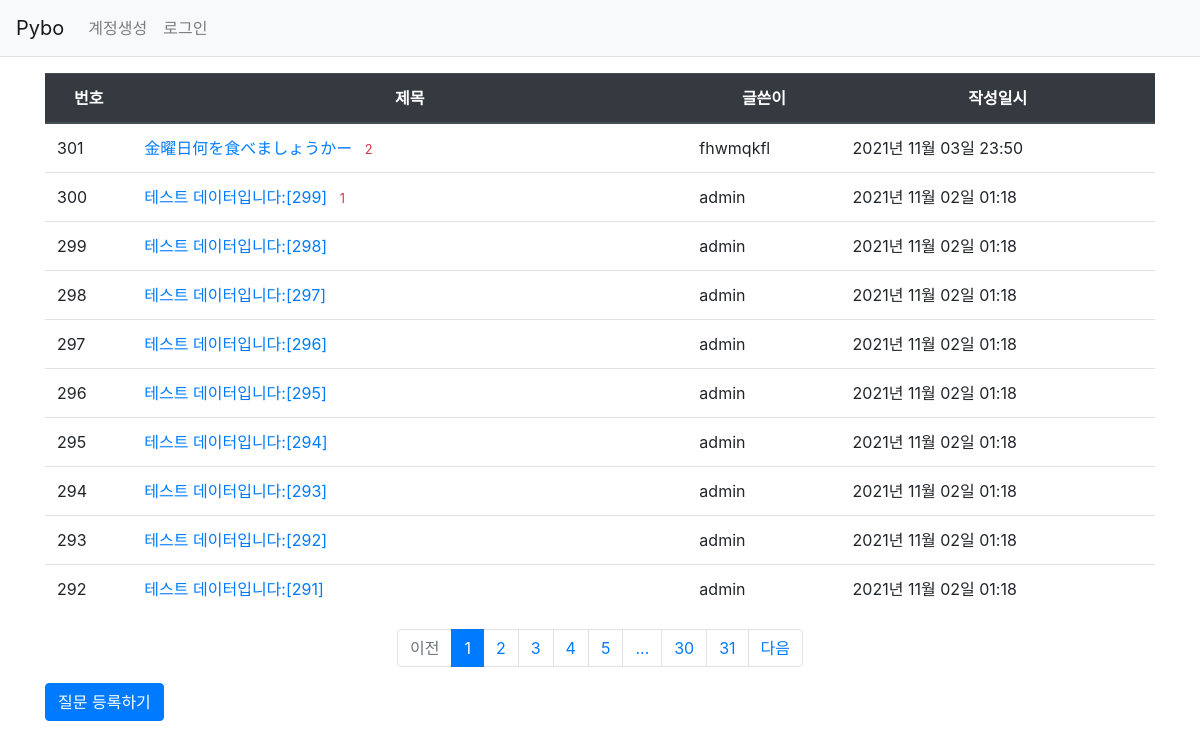
Page /question/list/ on the committed database.
### pybo/models.py (models this page shows)
class Question(db.Model):
    id = db.Column(db.Integer, primary_key=True)
    subject = db.Column(db.String(200), nullable=False)
    content = db.Column(db.Text(), nullable=False)
    create_date = db.Column(db.DateTime(), nullable=False)
    user_id = db.Column(db.Integer, db.ForeignKey('user.id', ondelete='CASCADE'), nullable=False)
    user = db.relationship('User', backref=db.backref('question_set'))
    modify_date = db.Column(db.DateTime(), nullable=True)

class User(db.Model):
    id = db.Column(db.Integer, primary_key=True)
    username = db.Column(db.String(150), unique=True, nullable=False)
    password = db.Column(db.String(200), nullable=False)
    email = db.Column(db.String(120), unique=True, nullable=False)

### pybo/views/question_views.py (the view)
@bp.route('/list/')
def _list():
    page = request.args.get('page', type=int, default=1)  # 페이지
    question_list = Question.query.order_by(Question.create_date.desc())
    question_list = question_list.paginate(page, per_page=10)
    return render_template('question/question_list.html', question_list=question_list)

### pybo/filter.py (called while the page is built)
def format_datetime(value, fmt='%Y년 %m월 %d일 %H:%M'):
    return value.strftime(fmt)

### pybo/views/auth_views.py (called while the page is built)
@bp.before_app_request
def load_logged_in_user():
    user_id = session.get('user_id')
    if user_id is None:
        g.user = None
    else:
        g.user = User.query.get(user_id)

### pybo/templates/question/question_list.html
{% extends 'base.html' %}
{% block content %}
<div class="container my-3">
    <table class="table">
        <thead>
        <tr class="text-center thead-dark">
            <th>번호</th>
            <th style="width:50%">제목</th>
            <th>글쓴이</th>
            <th>작성일시</th>
        </tr>
        </thead>
        <tbody>
        {% if question_list %}
        {% for question in question_list.items %}
        <tr>
            <td>{{ question_list.total - ((question_list.page-1) * question_list.per_page) - loop.index0 }}</td>
            <td>
                <a href="{{ url_for('question.detail', question_id=question.id) }}">{{ question.subject }}</a>
                {% if question.answer_set|length > 0 %}
                <span class="text-danger small ml-2">{{ question.answer_set|length }}</span>
                {% endif %}
            </td>
            <td>{{ question.user.username }}</td>
            <td>{{ question.create_date|datetime }}</td>
        </tr>
        {% endfor %}
        {% else %}
        <tr>
            <td colspan="3">질문이 없습니다.</td>
        </tr>
        </tr>
        {% endif %}
        </tbody>
    </table>
    <ul class="pagination justify-content-center">
        {% if question_list.has_prev %}
        <li class="page-item">
            <a class="page-link" href="?page={{ question_list.prev_num }}">이전</a>
        </li>
        {% else %}
        <li class="page-item disabled">
            <a class="page-link" tabindex="-1" aria-disabled="true" href="#">이전</a>
        </li>
        {% endif %}
        {% for page_num in question_list.iter_pages() %}
            {% if page_num %}
                {% if page_num != question_list.page %}
                <li class="page-item">
                    <a class="page-link" href="?page={{ page_num }}">{{ page_num }}</a>
                </li>
                {% else %}
                <li class="page-item active" aria-current="page">
                    <a class="page-link" href="#">{{ page_num }}</a>
                </li>
                {% endif %}
           {% else %}
                <li class="disabled">
                    <a class="page-link" href="#">...</a>
                </li>
           {% endif %}
        {% endfor %}
        {% if question_list.has_next %}
        <li class="page-item">
            <a class="page-link" href="?page={{ question_list.next_num }}">다음</a>
        </li>
        {% else %}
        <li class="page-item disabled">
            <a class="page-link" tabindex="-1" aria-disabled="true" href="#">다음</a>
        </li>
        {% endif %}
    </ul>
    <a href="{{ url_for('question.create') }}" class="btn btn-primary">질문 등록하기</a>
</div>
{% endblock %}

### pybo/templates/base.html (shortened to what this page needs)
<!doctype html>
<html lang="ko">
<head>
    <link rel="stylesheet" href="{{ url_for('static', filename='bootstrap.min.css') }}">
    <link rel="stylesheet" href="{{ url_for('static', filename='style.css') }}">
</head>
<body>
{% include "navbar.html" %}
{% block content %}
{% endblock %}
</body>
</html>

### pybo/templates/navbar.html (shortened to what this page needs)
<nav class="navbar navbar-expand-lg navbar-light bg-light border-bottom">
    <a class="navbar-brand" href="{{ url_for('main.index') }}">Pybo</a>
    <div class="collapse navbar-collapse flex-grow-0" id="navbarNav">
        {% if g.user %}
        <ul class="navbar-nav">
            <li class="nav-item ">
                <a class="nav-link" href="{{ url_for('auth.logout') }}">{{ g.user.username }} (로그아웃)</a>
            </li>
        </ul>
        {% else %}
        <ul class="navbar-nav">
            <li class="nav-item ">
                <a class="nav-link" href="{{ url_for('auth.signup') }}">계정생성</a>
            </li>
            <li class="nav-item ">
                <a class="nav-link" href="{{ url_for('auth.login') }}">로그인</a>
            </li>
        </ul>
        {% endif %}
    </div>
</nav>

### rows in the picture
Question: id "301", subject "金曜日何を食べましょうかー", answer_set|length "2", user.username "fhwmqkfl", create_date "2021년 11월 03일 23:50"
Question: id "300", subject "테스트 데이터입니다:[299]", answer_set|length "1", user.username "admin", create_date "2021년 11월 02일 01:18"
Question: id "299", subject "테스트 데이터입니다:[298]", user.username "admin", create_date "2021년 11월 02일 01:18"
Question: id "298", subject "테스트 데이터입니다:[297]", user.username "admin", create_date "2021년 11월 02일 01:18"
Question: id "297", subject "테스트 데이터입니다:[296]", user.username "admin", create_date "2021년 11월 02일 01:18"
Question: id "296", subject "테스트 데이터입니다:[295]", user.username "admin", create_date "2021년 11월 02일 01:18"
Question: id "295", subject "테스트 데이터입니다:[294]", user.username "admin", create_date "2021년 11월 02일 01:18"
Question: id "294", subject "테스트 데이터입니다:[293]", user.username "admin", create_date "2021년 11월 02일 01:18"
Question: id "293", subject "테스트 데이터입니다:[292]", user.username "admin", create_date "2021년 11월 02일 01:18"
Question: id "292", subject "테스트 데이터입니다:[291]", user.username "admin", create_date "2021년 11월 02일 01:18"

### other values in the picture
{{ page_num }} "1"
{{ page_num }} "2" "3" "4" "5" "30" "31"
